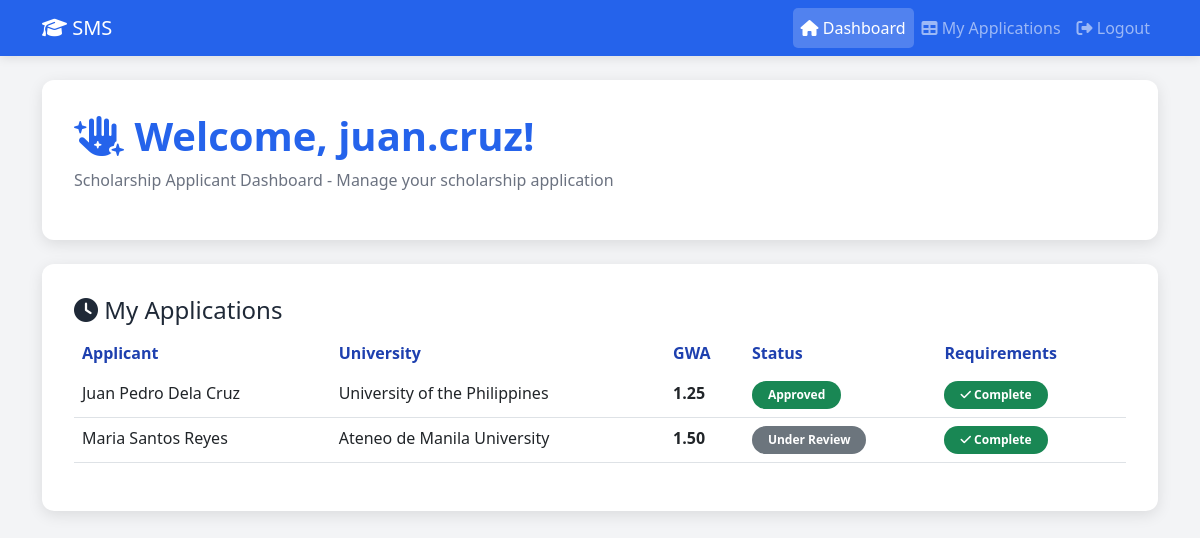
The app's page /dashboard.php (signed in) with its own data.
### tables this page shows
CREATE TABLE IF NOT EXISTS scholarship_applications (
    id INT AUTO_INCREMENT PRIMARY KEY,
    applicant_name VARCHAR(100) NOT NULL,
    applicant_phone VARCHAR(20),
    gwa DECIMAL(3,2),
    grade_level VARCHAR(50),
    university VARCHAR(150),
    year_level ENUM('1st Year College', '2nd Year College', '3rd Year College', '4th Year College'),
    address TEXT,
    application_status ENUM('Pending', 'Under Review', 'Approved', 'Rejected', 'Requirements Incomplete') DEFAULT 'Pending',
    requirements_complete BOOLEAN DEFAULT 0,
    parent_guardian_name VARCHAR(100),
    parent_guardian_contact VARCHAR(20),
    certificate_of_grades_uploaded BOOLEAN DEFAULT 0,
    certificate_of_registration_uploaded BOOLEAN DEFAULT 0,
    last_updated TIMESTAMP DEFAULT CURRENT_TIMESTAMP ON UPDATE CURRENT_TIMESTAMP,
    completed_at TIMESTAMP NULL,
    created_at TIMESTAMP DEFAULT CURRENT_TIMESTAMP
);

### dashboard.php (the view, shortened to what this page needs)
<?php
require_once 'auth_check.php';
$user_role = $_SESSION['role'] ?? 'applicant';
if ($user_role == 'applicant') {
    $recent_applications = $conn->query("SELECT * FROM scholarship_applications ORDER BY created_at DESC LIMIT 5")->fetchAll();
} else {
    $recent_applications = $conn->query("SELECT * FROM scholarship_applications ORDER BY created_at DESC LIMIT 5")->fetchAll();
}
?>
<!DOCTYPE html>
<html lang="en">
<head>
    <link href="https://cdn.jsdelivr.net/npm/bootstrap@5.3.0/dist/css/bootstrap.min.css" rel="stylesheet">
    <link rel="stylesheet" href="https://cdnjs.cloudflare.com/ajax/libs/font-awesome/6.4.0/css/all.min.css">
    <link rel="stylesheet" href="css/style.css">
</head>
<body>
    <nav class="navbar navbar-expand-lg navbar-dark bg-blue">
        <div class="container">
            <a class="navbar-brand" href="dashboard.php">
                <i class="fas fa-graduation-cap"></i> SMS
            </a>
            <div class="collapse navbar-collapse" id="navbarNav">
                <ul class="navbar-nav ms-auto">
                    <li class="nav-item">
                        <a class="nav-link active" href="dashboard.php"><i class="fas fa-home"></i> Dashboard</a>
                    </li>
                    <li class="nav-item">
                        <a class="nav-link" href="read.php"><i class="fas fa-table"></i>
                            <?php echo $user_role == 'applicant' ? 'My Applications' : 'All Applicants'; ?>
                        </a>
                    </li>
                    <li class="nav-item">
                        <a class="nav-link" href="logout.php"><i class="fas fa-sign-out-alt"></i> Logout</a>
                    </li>
                </ul>
            </div>
        </div>
    </nav>
    <div class="container mt-4">
        <div class="welcome-section">
            <h1><i class="fas fa-hand-sparkles"></i> Welcome, <?php echo htmlspecialchars($_SESSION['username']); ?>!</h1>
            <p class="text-grey">
                <?php if ($user_role == 'admin'): ?>
                    Scholarship Admin Dashboard - Manage all scholarship applications
                <?php else: ?>
                    Scholarship Applicant Dashboard - Manage your scholarship application
                <?php endif; ?>
            </p>
        </div>
        <div class="row mt-4">
            <div class="col-md-12">
                <div class="content-card">
                    <h4>
                        <i class="fas fa-clock"></i>
                        <?php echo $user_role == 'applicant' ? 'My Applications' : 'Recent Applications'; ?>
                    </h4>
                    <div class="table-responsive">
                        <table class="table table-hover">
                            <thead>
                                <tr>
                                    <th>Applicant</th>
                                    <th>University</th>
                                    <th>GWA</th>
                                    <th>Status</th>
                                    <th>Requirements</th>
                                </tr>
                            </thead>
                            <tbody>
                                <?php foreach ($recent_applications as $app): ?>
                                <tr>
                                    <td><?php echo htmlspecialchars($app['applicant_name']); ?></td>
                                    <td><?php echo htmlspecialchars($app['university']); ?></td>
                                    <td><strong><?php echo number_format($app['gwa'], 2); ?></strong></td>
                                    <td>
                                        <span class="badge bg-<?php
                                            echo $app['application_status'] == 'Approved' ? 'success' :
                                                ($app['application_status'] == 'Pending' ? 'warning' : 'secondary');
                                        ?>">
                                            <?php echo htmlspecialchars($app['application_status']); ?>
                                        </span>
                                    </td>
                                    <td>
                                        <?php if ($app['requirements_complete']): ?>
                                            <span class="badge bg-success"><i class="fas fa-check"></i> Complete</span>
                                        <?php else: ?>
                                            <span class="badge bg-danger"><i class="fas fa-times"></i> Incomplete</span>
                                        <?php endif; ?>
                                    </td>
                                </tr>
                                <?php endforeach; ?>
                            </tbody>
                        </table>
                    </div>
                </div>
            </div>
        </div>
    </div>
</body>
</html>

### css/style.css (style rules this page uses)
:root { --primary-blue: #2563eb; --dark-blue: #1e40af; --light-blue: #dbeafe; --white: #ffffff; --grey: #6b7280; --light-grey: #f3f4f6; --dark-grey: #374151; --black: #1f2937; }
body { font-family: 'Segoe UI', Tahoma, Geneva, Verdana, sans-serif; background-color: var(--light-grey); color: var(--black); }
.text-grey { color: var(--grey); }
.bg-blue { background-color: var(--primary-blue) !important; box-shadow: 0 2px 10px rgba(0, 0, 0, 0.1); }
.nav-link.active { background-color: rgba(255, 255, 255, 0.2); border-radius: 5px; }
.content-card { background: var(--white); padding: 2rem; border-radius: 12px; box-shadow: 0 4px 15px rgba(0, 0, 0, 0.1); }
.welcome-section { background: var(--white); padding: 2rem; border-radius: 12px; box-shadow: 0 4px 15px rgba(0, 0, 0, 0.1); }
.welcome-section h1 { color: var(--primary-blue); font-weight: 700; }
.table thead { background-color: var(--light-blue); }
.table th { font-weight: 700; color: var(--dark-blue); border: none; }
.badge { padding: 0.5rem 1rem; border-radius: 20px; font-weight: 600; }
.stat-card, .content-card, .welcome-section { animation: fadeIn 0.5s ease; }

### records on screen
scholarship_applications: applicant_name "Juan Pedro Dela Cruz", university "University of the Philippines", gwa "1.25", application_status "Approved", requirements_complete 1 (drawn)
scholarship_applications: applicant_name "Maria Santos Reyes", university "Ateneo de Manila University", gwa "1.50", application_status "Under Review", requirements_complete 1 (drawn)

### other values on screen
$_SESSION['username'] "juan.cruz"
